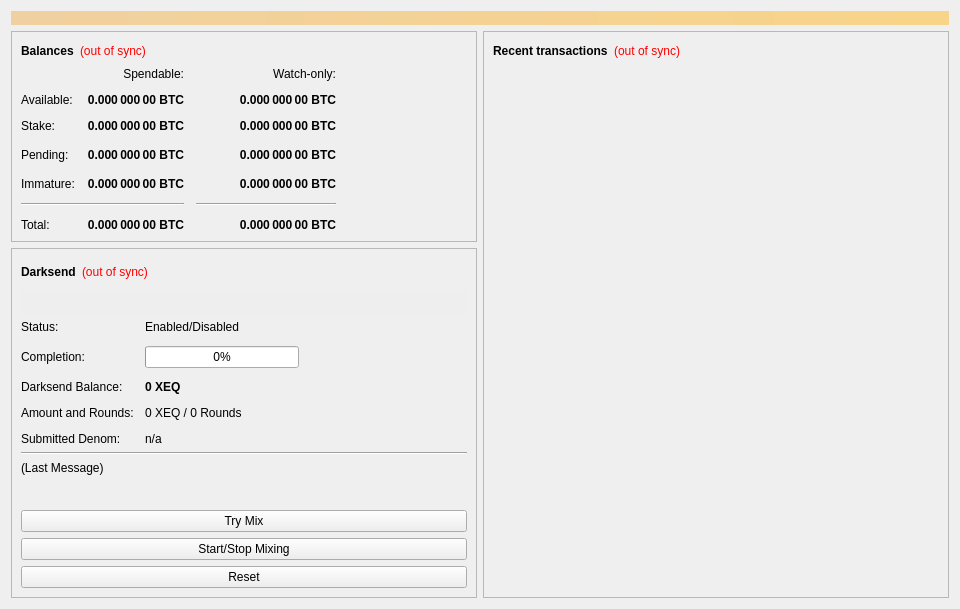
<?xml version="1.0" encoding="UTF-8"?>
<ui version="4.0">
 <class>OverviewPage</class>
 <widget class="QWidget" name="OverviewPage">
  <property name="geometry">
   <rect>
    <x>0</x>
    <y>0</y>
    <width>960</width>
    <height>594</height>
   </rect>
  </property>
  <property name="minimumSize">
   <size>
    <width>960</width>
    <height>0</height>
   </size>
  </property>
  <property name="windowTitle">
   <string>Form</string>
  </property>
  <layout class="QVBoxLayout" name="topLayout">
   <item>
    <widget class="QLabel" name="labelAlerts">
     <property name="visible">
      <bool>false</bool>
     </property>
     <property name="styleSheet">
      <string notr="true">background-color: qlineargradient(x1: 0, y1: 0, x2: 1, y2: 0, stop:0 #F0D0A0, stop:1 #F8D488); color:#000000;</string>
     </property>
     <property name="wordWrap">
      <bool>true</bool>
     </property>
     <property name="margin">
      <number>3</number>
     </property>
    </widget>
   </item>
   <item>
    <layout class="QHBoxLayout" name="horizontalLayout" stretch="1,1">
     <item>
      <layout class="QVBoxLayout" name="verticalLayout_2">
       <item>
        <widget class="QFrame" name="frame">
         <property name="frameShape">
          <enum>QFrame::StyledPanel</enum>
         </property>
         <property name="frameShadow">
          <enum>QFrame::Raised</enum>
         </property>
         <layout class="QVBoxLayout" name="verticalLayout_4">
          <item>
           <layout class="QHBoxLayout" name="horizontalLayout_4">
            <item>
             <widget class="QLabel" name="label_5">
              <property name="font">
               <font>
                <weight>75</weight>
                <bold>true</bold>
               </font>
              </property>
              <property name="text">
               <string>Balances</string>
              </property>
             </widget>
            </item>
            <item>
             <widget class="QLabel" name="labelWalletStatus">
              <property name="cursor">
               <cursorShape>WhatsThisCursor</cursorShape>
              </property>
              <property name="toolTip">
               <string>The displayed information may be out of date. Your wallet automatically synchronizes with the XEQ network after a connection is established, but this process has not completed yet.</string>
              </property>
              <property name="styleSheet">
               <string notr="true">QLabel { color: red; }</string>
              </property>
              <property name="text">
               <string notr="true">(out of sync)</string>
              </property>
              <property name="alignment">
               <set>Qt::AlignLeading|Qt::AlignLeft|Qt::AlignVCenter</set>
              </property>
             </widget>
            </item>
            <item>
             <spacer name="horizontalSpacer_3">
              <property name="orientation">
               <enum>Qt::Horizontal</enum>
              </property>
              <property name="sizeHint" stdset="0">
               <size>
                <width>40</width>
                <height>20</height>
               </size>
              </property>
             </spacer>
            </item>
           </layout>
          </item>
          <item>
           <layout class="QGridLayout" name="gridLayout">
            <property name="spacing">
             <number>12</number>
            </property>
            <item row="3" column="2">
             <widget class="QLabel" name="labelWatchPending">
              <property name="font">
               <font>
                <weight>75</weight>
                <bold>true</bold>
               </font>
              </property>
              <property name="cursor">
               <cursorShape>IBeamCursor</cursorShape>
              </property>
              <property name="toolTip">
               <string>Unconfirmed transactions to watch-only addresses</string>
              </property>
              <property name="text">
               <string notr="true">0.000 000 00 BTC</string>
              </property>
              <property name="alignment">
               <set>Qt::AlignRight|Qt::AlignTrailing|Qt::AlignVCenter</set>
              </property>
              <property name="textInteractionFlags">
               <set>Qt::LinksAccessibleByMouse|Qt::TextSelectableByKeyboard|Qt::TextSelectableByMouse</set>
              </property>
             </widget>
            </item>
            <item row="3" column="1">
             <widget class="QLabel" name="labelUnconfirmed">
              <property name="font">
               <font>
                <weight>75</weight>
                <bold>true</bold>
               </font>
              </property>
              <property name="cursor">
               <cursorShape>IBeamCursor</cursorShape>
              </property>
              <property name="toolTip">
               <string>Total of transactions that have yet to be confirmed, and do not yet count toward the spendable balance</string>
              </property>
              <property name="text">
               <string notr="true">0.000 000 00 BTC</string>
              </property>
              <property name="alignment">
               <set>Qt::AlignRight|Qt::AlignTrailing|Qt::AlignVCenter</set>
              </property>
              <property name="textInteractionFlags">
               <set>Qt::LinksAccessibleByMouse|Qt::TextSelectableByKeyboard|Qt::TextSelectableByMouse</set>
              </property>
             </widget>
            </item>
            <item row="4" column="2">
             <widget class="QLabel" name="labelWatchImmature">
              <property name="font">
               <font>
                <weight>75</weight>
                <bold>true</bold>
               </font>
              </property>
              <property name="cursor">
               <cursorShape>IBeamCursor</cursorShape>
              </property>
              <property name="toolTip">
               <string>Mined balance in watch-only addresses that has not yet matured</string>
              </property>
              <property name="text">
               <string notr="true">0.000 000 00 BTC</string>
              </property>
              <property name="alignment">
               <set>Qt::AlignRight|Qt::AlignTrailing|Qt::AlignVCenter</set>
              </property>
              <property name="textInteractionFlags">
               <set>Qt::LinksAccessibleByMouse|Qt::TextSelectableByKeyboard|Qt::TextSelectableByMouse</set>
              </property>
             </widget>
            </item>
            <item row="5" column="0" colspan="2">
             <widget class="Line" name="lineSpendableBalance">
              <property name="orientation">
               <enum>Qt::Horizontal</enum>
              </property>
             </widget>
            </item>
            <item row="5" column="2">
             <widget class="Line" name="lineWatchBalance">
              <property name="sizePolicy">
               <sizepolicy hsizetype="Preferred" vsizetype="Fixed">
                <horstretch>0</horstretch>
                <verstretch>0</verstretch>
               </sizepolicy>
              </property>
              <property name="minimumSize">
               <size>
                <width>140</width>
                <height>0</height>
               </size>
              </property>
              <property name="orientation">
               <enum>Qt::Horizontal</enum>
              </property>
             </widget>
            </item>
            <item row="6" column="0">
             <widget class="QLabel" name="labelTotalText">
              <property name="text">
               <string>Total:</string>
              </property>
             </widget>
            </item>
            <item row="4" column="1">
             <widget class="QLabel" name="labelImmature">
              <property name="font">
               <font>
                <weight>75</weight>
                <bold>true</bold>
               </font>
              </property>
              <property name="cursor">
               <cursorShape>IBeamCursor</cursorShape>
              </property>
              <property name="toolTip">
               <string>Mined balance that has not yet matured</string>
              </property>
              <property name="text">
               <string notr="true">0.000 000 00 BTC</string>
              </property>
              <property name="alignment">
               <set>Qt::AlignRight|Qt::AlignTrailing|Qt::AlignVCenter</set>
              </property>
              <property name="textInteractionFlags">
               <set>Qt::LinksAccessibleByMouse|Qt::TextSelectableByKeyboard|Qt::TextSelectableByMouse</set>
              </property>
             </widget>
            </item>
            <item row="3" column="3">
             <spacer name="horizontalSpacer_2">
              <property name="orientation">
               <enum>Qt::Horizontal</enum>
              </property>
              <property name="sizeHint" stdset="0">
               <size>
                <width>40</width>
                <height>20</height>
               </size>
              </property>
             </spacer>
            </item>
            <item row="4" column="0">
             <widget class="QLabel" name="labelImmatureText">
              <property name="text">
               <string>Immature:</string>
              </property>
             </widget>
            </item>
            <item row="6" column="1">
             <widget class="QLabel" name="labelTotal">
              <property name="font">
               <font>
                <weight>75</weight>
                <bold>true</bold>
               </font>
              </property>
              <property name="cursor">
               <cursorShape>IBeamCursor</cursorShape>
              </property>
              <property name="toolTip">
               <string>Your current total balance</string>
              </property>
              <property name="text">
               <string notr="true">0.000 000 00 BTC</string>
              </property>
              <property name="alignment">
               <set>Qt::AlignRight|Qt::AlignTrailing|Qt::AlignVCenter</set>
              </property>
              <property name="textInteractionFlags">
               <set>Qt::LinksAccessibleByMouse|Qt::TextSelectableByKeyboard|Qt::TextSelectableByMouse</set>
              </property>
             </widget>
            </item>
            <item row="6" column="2">
             <widget class="QLabel" name="labelWatchTotal">
              <property name="font">
               <font>
                <weight>75</weight>
                <bold>true</bold>
               </font>
              </property>
              <property name="cursor">
               <cursorShape>IBeamCursor</cursorShape>
              </property>
              <property name="toolTip">
               <string>Current total balance in watch-only addresses</string>
              </property>
              <property name="text">
               <string notr="true">0.000 000 00 BTC</string>
              </property>
              <property name="alignment">
               <set>Qt::AlignRight|Qt::AlignTrailing|Qt::AlignVCenter</set>
              </property>
              <property name="textInteractionFlags">
               <set>Qt::LinksAccessibleByMouse|Qt::TextSelectableByKeyboard|Qt::TextSelectableByMouse</set>
              </property>
             </widget>
            </item>
            <item row="0" column="2">
             <widget class="QLabel" name="labelWatchonly">
              <property name="text">
               <string>Watch-only:</string>
              </property>
              <property name="alignment">
               <set>Qt::AlignRight|Qt::AlignTrailing|Qt::AlignVCenter</set>
              </property>
             </widget>
            </item>
            <item row="1" column="0">
             <widget class="QLabel" name="labelBalanceText">
              <property name="text">
               <string>Available:</string>
              </property>
             </widget>
            </item>
            <item row="1" column="1">
             <widget class="QLabel" name="labelBalance">
              <property name="font">
               <font>
                <weight>75</weight>
                <bold>true</bold>
               </font>
              </property>
              <property name="cursor">
               <cursorShape>IBeamCursor</cursorShape>
              </property>
              <property name="toolTip">
               <string>Your current spendable balance</string>
              </property>
              <property name="text">
               <string notr="true">0.000 000 00 BTC</string>
              </property>
              <property name="alignment">
               <set>Qt::AlignRight|Qt::AlignTrailing|Qt::AlignVCenter</set>
              </property>
              <property name="textInteractionFlags">
               <set>Qt::LinksAccessibleByMouse|Qt::TextSelectableByKeyboard|Qt::TextSelectableByMouse</set>
              </property>
             </widget>
            </item>
            <item row="2" column="0">
             <widget class="QLabel" name="label_10">
              <property name="text">
               <string>Stake:</string>
              </property>
             </widget>
            </item>
            <item row="2" column="1">
             <widget class="QLabel" name="labelStake">
              <property name="font">
               <font>
                <weight>75</weight>
                <bold>true</bold>
               </font>
              </property>
              <property name="cursor">
               <cursorShape>IBeamCursor</cursorShape>
              </property>
              <property name="toolTip">
               <string>Total of coins that was staked, and do not yet count toward the current balance</string>
              </property>
              <property name="text">
               <string notr="true">0.000 000 00 BTC</string>
              </property>
              <property name="alignment">
               <set>Qt::AlignRight|Qt::AlignTrailing|Qt::AlignVCenter</set>
              </property>
              <property name="textInteractionFlags">
               <set>Qt::LinksAccessibleByMouse|Qt::TextSelectableByKeyboard|Qt::TextSelectableByMouse</set>
              </property>
             </widget>
            </item>
            <item row="2" column="2">
             <widget class="QLabel" name="labelWatchStake">
              <property name="font">
               <font>
                <weight>75</weight>
                <bold>true</bold>
               </font>
              </property>
              <property name="cursor">
               <cursorShape>IBeamCursor</cursorShape>
              </property>
              <property name="toolTip">
               <string>Total of coins that was staked in watch-only addresses, and do not yet count toward the current watch-only balance</string>
              </property>
              <property name="text">
               <string notr="true">0.000 000 00 BTC</string>
              </property>
              <property name="alignment">
               <set>Qt::AlignRight|Qt::AlignTrailing|Qt::AlignVCenter</set>
              </property>
              <property name="textInteractionFlags">
               <set>Qt::LinksAccessibleByMouse|Qt::TextSelectableByKeyboard|Qt::TextSelectableByMouse</set>
              </property>
             </widget>
            </item>
            <item row="1" column="2">
             <widget class="QLabel" name="labelWatchAvailable">
              <property name="font">
               <font>
                <weight>75</weight>
                <bold>true</bold>
               </font>
              </property>
              <property name="cursor">
               <cursorShape>IBeamCursor</cursorShape>
              </property>
              <property name="toolTip">
               <string>Your current balance in watch-only addresses</string>
              </property>
              <property name="text">
               <string notr="true">0.000 000 00 BTC</string>
              </property>
              <property name="alignment">
               <set>Qt::AlignRight|Qt::AlignTrailing|Qt::AlignVCenter</set>
              </property>
              <property name="textInteractionFlags">
               <set>Qt::LinksAccessibleByMouse|Qt::TextSelectableByKeyboard|Qt::TextSelectableByMouse</set>
              </property>
             </widget>
            </item>
            <item row="3" column="0">
             <widget class="QLabel" name="labelPendingText">
              <property name="text">
               <string>Pending:</string>
              </property>
             </widget>
            </item>
            <item row="0" column="1">
             <widget class="QLabel" name="labelSpendable">
              <property name="text">
               <string>Spendable:</string>
              </property>
              <property name="alignment">
               <set>Qt::AlignRight|Qt::AlignTrailing|Qt::AlignVCenter</set>
              </property>
             </widget>
            </item>
           </layout>
          </item>
         </layout>
        </widget>
       </item>
       <item>
        <widget class="QFrame" name="frameDarksend">
         <property name="sizePolicy">
          <sizepolicy hsizetype="Expanding" vsizetype="Expanding">
           <horstretch>0</horstretch>
           <verstretch>0</verstretch>
          </sizepolicy>
         </property>
         <property name="minimumSize">
          <size>
           <width>0</width>
           <height>350</height>
          </size>
         </property>
         <property name="layoutDirection">
          <enum>Qt::LeftToRight</enum>
         </property>
         <property name="frameShape">
          <enum>QFrame::StyledPanel</enum>
         </property>
         <property name="frameShadow">
          <enum>QFrame::Raised</enum>
         </property>
         <layout class="QVBoxLayout" name="verticalLayout_5">
          <item>
           <layout class="QHBoxLayout" name="horizontalLayout_5">
            <item>
             <widget class="QLabel" name="label_2">
              <property name="font">
               <font>
                <weight>75</weight>
                <bold>true</bold>
               </font>
              </property>
              <property name="text">
               <string>Darksend</string>
              </property>
             </widget>
            </item>
            <item>
             <widget class="QLabel" name="labelDarksendSyncStatus">
              <property name="toolTip">
               <string>The displayed information may be out of date. Your wallet automatically synchronizes with the XEQ network after a connection is established, but this process has not completed yet.</string>
              </property>
              <property name="styleSheet">
               <string notr="true">QLabel { color: red; }</string>
              </property>
              <property name="text">
               <string notr="true">(out of sync)</string>
              </property>
              <property name="alignment">
               <set>Qt::AlignLeading|Qt::AlignLeft|Qt::AlignVCenter</set>
              </property>
             </widget>
            </item>
            <item>
             <spacer name="horizontalSpacer_4">
              <property name="orientation">
               <enum>Qt::Horizontal</enum>
              </property>
              <property name="sizeHint" stdset="0">
               <size>
                <width>40</width>
                <height>20</height>
               </size>
              </property>
             </spacer>
            </item>
           </layout>
          </item>
          <item>
           <widget class="QPushButton" name="runAutoDenom">
            <property name="palette">
             <palette>
              <active>
               <colorrole role="WindowText">
                <brush brushstyle="SolidPattern">
                 <color alpha="255">
                  <red>0</red>
                  <green>0</green>
                  <blue>0</blue>
                 </color>
                </brush>
               </colorrole>
               <colorrole role="Button">
                <brush brushstyle="SolidPattern">
                 <color alpha="255">
                  <red>239</red>
                  <green>238</green>
                  <blue>238</blue>
                 </color>
                </brush>
               </colorrole>
               <colorrole role="Light">
                <brush brushstyle="SolidPattern">
                 <color alpha="255">
                  <red>255</red>
                  <green>255</green>
                  <blue>255</blue>
                 </color>
                </brush>
               </colorrole>
               <colorrole role="Midlight">
                <brush brushstyle="SolidPattern">
                 <color alpha="255">
                  <red>247</red>
                  <green>246</green>
                  <blue>246</blue>
                 </color>
                </brush>
               </colorrole>
               <colorrole role="Dark">
                <brush brushstyle="SolidPattern">
                 <color alpha="255">
                  <red>119</red>
                  <green>119</green>
                  <blue>119</blue>
                 </color>
                </brush>
               </colorrole>
               <colorrole role="Mid">
                <brush brushstyle="SolidPattern">
                 <color alpha="255">
                  <red>159</red>
                  <green>159</green>
                  <blue>159</blue>
                 </color>
                </brush>
               </colorrole>
               <colorrole role="Text">
                <brush brushstyle="SolidPattern">
                 <color alpha="255">
                  <red>0</red>
                  <green>0</green>
                  <blue>0</blue>
                 </color>
                </brush>
               </colorrole>
               <colorrole role="BrightText">
                <brush brushstyle="SolidPattern">
                 <color alpha="255">
                  <red>255</red>
                  <green>255</green>
                  <blue>255</blue>
                 </color>
                </brush>
               </colorrole>
               <colorrole role="ButtonText">
                <brush brushstyle="SolidPattern">
                 <color alpha="255">
                  <red>0</red>
                  <green>0</green>
                  <blue>0</blue>
                 </color>
                </brush>
               </colorrole>
               <colorrole role="Base">
                <brush brushstyle="SolidPattern">
                 <color alpha="255">
                  <red>255</red>
                  <green>255</green>
                  <blue>255</blue>
                 </color>
                </brush>
               </colorrole>
               <colorrole role="Window">
                <brush brushstyle="SolidPattern">
                 <color alpha="255">
                  <red>239</red>
                  <green>238</green>
                  <blue>238</blue>
                 </color>
                </brush>
               </colorrole>
               <colorrole role="Shadow">
                <brush brushstyle="SolidPattern">
                 <color alpha="255">
                  <red>0</red>
                  <green>0</green>
                  <blue>0</blue>
                 </color>
                </brush>
               </colorrole>
               <colorrole role="AlternateBase">
                <brush brushstyle="SolidPattern">
                 <color alpha="255">
                  <red>247</red>
                  <green>246</green>
                  <blue>246</blue>
                 </color>
                </brush>
               </colorrole>
               <colorrole role="ToolTipBase">
                <brush brushstyle="SolidPattern">
                 <color alpha="255">
                  <red>255</red>
                  <green>255</green>
                  <blue>220</blue>
                 </color>
                </brush>
               </colorrole>
               <colorrole role="ToolTipText">
                <brush brushstyle="SolidPattern">
                 <color alpha="255">
                  <red>0</red>
                  <green>0</green>
                  <blue>0</blue>
                 </color>
                </brush>
               </colorrole>
              </active>
              <inactive>
               <colorrole role="WindowText">
                <brush brushstyle="SolidPattern">
                 <color alpha="255">
                  <red>0</red>
                  <green>0</green>
                  <blue>0</blue>
                 </color>
                </brush>
               </colorrole>
               <colorrole role="Button">
                <brush brushstyle="SolidPattern">
                 <color alpha="255">
                  <red>239</red>
                  <green>238</green>
                  <blue>238</blue>
                 </color>
                </brush>
               </colorrole>
               <colorrole role="Light">
                <brush brushstyle="SolidPattern">
                 <color alpha="255">
                  <red>255</red>
                  <green>255</green>
                  <blue>255</blue>
                 </color>
                </brush>
               </colorrole>
               <colorrole role="Midlight">
                <brush brushstyle="SolidPattern">
                 <color alpha="255">
                  <red>247</red>
                  <green>246</green>
                  <blue>246</blue>
                 </color>
                </brush>
               </colorrole>
               <colorrole role="Dark">
                <brush brushstyle="SolidPattern">
                 <color alpha="255">
                  <red>119</red>
                  <green>119</green>
                  <blue>119</blue>
                 </color>
                </brush>
               </colorrole>
               <colorrole role="Mid">
                <brush brushstyle="SolidPattern">
                 <color alpha="255">
                  <red>159</red>
                  <green>159</green>
                  <blue>159</blue>
                 </color>
                </brush>
               </colorrole>
               <colorrole role="Text">
                <brush brushstyle="SolidPattern">
                 <color alpha="255">
                  <red>0</red>
                  <green>0</green>
                  <blue>0</blue>
                 </color>
                </brush>
               </colorrole>
               <colorrole role="BrightText">
                <brush brushstyle="SolidPattern">
                 <color alpha="255">
                  <red>255</red>
                  <green>255</green>
                  <blue>255</blue>
                 </color>
                </brush>
               </colorrole>
               <colorrole role="ButtonText">
                <brush brushstyle="SolidPattern">
                 <color alpha="255">
                  <red>0</red>
                  <green>0</green>
                  <blue>0</blue>
                 </color>
                </brush>
               </colorrole>
               <colorrole role="Base">
                <brush brushstyle="SolidPattern">
                 <color alpha="255">
                  <red>255</red>
                  <green>255</green>
                  <blue>255</blue>
                 </color>
                </brush>
               </colorrole>
               <colorrole role="Window">
                <brush brushstyle="SolidPattern">
                 <color alpha="255">
                  <red>239</red>
                  <green>238</green>
                  <blue>238</blue>
                 </color>
                </brush>
               </colorrole>
               <colorrole role="Shadow">
                <brush brushstyle="SolidPattern">
                 <color alpha="255">
                  <red>0</red>
                  <green>0</green>
                  <blue>0</blue>
                 </color>
                </brush>
               </colorrole>
               <colorrole role="AlternateBase">
                <brush brushstyle="SolidPattern">
                 <color alpha="255">
                  <red>247</red>
                  <green>246</green>
                  <blue>246</blue>
                 </color>
                </brush>
               </colorrole>
               <colorrole role="ToolTipBase">
                <brush brushstyle="SolidPattern">
                 <color alpha="255">
                  <red>255</red>
                  <green>255</green>
                  <blue>220</blue>
                 </color>
                </brush>
               </colorrole>
               <colorrole role="ToolTipText">
                <brush brushstyle="SolidPattern">
                 <color alpha="255">
                  <red>0</red>
                  <green>0</green>
                  <blue>0</blue>
                 </color>
                </brush>
               </colorrole>
              </inactive>
              <disabled>
               <colorrole role="WindowText">
                <brush brushstyle="SolidPattern">
                 <color alpha="255">
                  <red>119</red>
                  <green>119</green>
                  <blue>119</blue>
                 </color>
                </brush>
               </colorrole>
               <colorrole role="Button">
                <brush brushstyle="SolidPattern">
                 <color alpha="255">
                  <red>239</red>
                  <green>238</green>
                  <blue>238</blue>
                 </color>
                </brush>
               </colorrole>
               <colorrole role="Light">
                <brush brushstyle="SolidPattern">
                 <color alpha="255">
                  <red>255</red>
                  <green>255</green>
                  <blue>255</blue>
                 </color>
                </brush>
               </colorrole>
               <colorrole role="Midlight">
                <brush brushstyle="SolidPattern">
                 <color alpha="255">
                  <red>247</red>
                  <green>246</green>
                  <blue>246</blue>
                 </color>
                </brush>
               </colorrole>
               <colorrole role="Dark">
                <brush brushstyle="SolidPattern">
                 <color alpha="255">
                  <red>119</red>
                  <green>119</green>
                  <blue>119</blue>
                 </color>
                </brush>
               </colorrole>
               <colorrole role="Mid">
                <brush brushstyle="SolidPattern">
                 <color alpha="255">
                  <red>159</red>
                  <green>159</green>
                  <blue>159</blue>
                 </color>
                </brush>
               </colorrole>
               <colorrole role="Text">
                <brush brushstyle="SolidPattern">
                 <color alpha="255">
                  <red>119</red>
                  <green>119</green>
                  <blue>119</blue>
                 </color>
                </brush>
               </colorrole>
               <colorrole role="BrightText">
                <brush brushstyle="SolidPattern">
                 <color alpha="255">
                  <red>255</red>
                  <green>255</green>
                  <blue>255</blue>
                 </color>
                </brush>
               </colorrole>
               <colorrole role="ButtonText">
                <brush brushstyle="SolidPattern">
                 <color alpha="255">
                  <red>119</red>
                  <green>119</green>
                  <blue>119</blue>
                 </color>
                </brush>
               </colorrole>
               <colorrole role="Base">
                <brush brushstyle="SolidPattern">
                 <color alpha="255">
                  <red>239</red>
                  <green>238</green>
                  <blue>238</blue>
                 </color>
                </brush>
               </colorrole>
               <colorrole role="Window">
                <brush brushstyle="SolidPattern">
                 <color alpha="255">
                  <red>239</red>
                  <green>238</green>
                  <blue>238</blue>
                 </color>
                </brush>
               </colorrole>
               <colorrole role="Shadow">
                <brush brushstyle="SolidPattern">
                 <color alpha="255">
                  <red>0</red>
                  <green>0</green>
                  <blue>0</blue>
                 </color>
                </brush>
               </colorrole>
               <colorrole role="AlternateBase">
                <brush brushstyle="SolidPattern">
                 <color alpha="255">
                  <red>239</red>
                  <green>238</green>
                  <blue>238</blue>
                 </color>
                </brush>
               </colorrole>
               <colorrole role="ToolTipBase">
                <brush brushstyle="SolidPattern">
                 <color alpha="255">
                  <red>255</red>
                  <green>255</green>
                  <blue>220</blue>
                 </color>
                </brush>
               </colorrole>
               <colorrole role="ToolTipText">
                <brush brushstyle="SolidPattern">
                 <color alpha="255">
                  <red>0</red>
                  <green>0</green>
                  <blue>0</blue>
                 </color>
                </brush>
               </colorrole>
              </disabled>
             </palette>
            </property>
            <property name="focusPolicy">
             <enum>Qt::NoFocus</enum>
            </property>
            <property name="autoFillBackground">
             <bool>true</bool>
            </property>
            <property name="text">
             <string/>
            </property>
            <property name="flat">
             <bool>true</bool>
            </property>
           </widget>
          </item>
          <item>
           <layout class="QFormLayout" name="formLayout">
            <property name="fieldGrowthPolicy">
             <enum>QFormLayout::AllNonFixedFieldsGrow</enum>
            </property>
            <property name="horizontalSpacing">
             <number>11</number>
            </property>
            <property name="verticalSpacing">
             <number>12</number>
            </property>
            <item row="0" column="0">
             <widget class="QLabel" name="label_6">
              <property name="text">
               <string>Status:</string>
              </property>
             </widget>
            </item>
            <item row="1" column="0">
             <widget class="QLabel" name="label_7">
              <property name="text">
               <string>Completion:</string>
              </property>
             </widget>
            </item>
            <item row="1" column="1">
             <widget class="QProgressBar" name="darksendProgress">
              <property name="maximumSize">
               <size>
                <width>154</width>
                <height>16777215</height>
               </size>
              </property>
              <property name="value">
               <number>0</number>
              </property>
             </widget>
            </item>
            <item row="3" column="0">
             <widget class="QLabel" name="labelAnonymizedText">
              <property name="text">
               <string>Darksend Balance:</string>
              </property>
             </widget>
            </item>
            <item row="3" column="1">
             <widget class="QLabel" name="labelAnonymized">
              <property name="font">
               <font>
                <weight>75</weight>
                <bold>true</bold>
               </font>
              </property>
              <property name="text">
               <string notr="true">0 XEQ</string>
              </property>
             </widget>
            </item>
            <item row="4" column="0">
             <widget class="QLabel" name="label_8">
              <property name="text">
               <string>Amount and Rounds:</string>
              </property>
             </widget>
            </item>
            <item row="4" column="1">
             <widget class="QLabel" name="labelAmountRounds">
              <property name="text">
               <string>0 XEQ / 0 Rounds</string>
              </property>
             </widget>
            </item>
            <item row="5" column="0">
             <widget class="QLabel" name="label_9">
              <property name="text">
               <string>Submitted Denom:</string>
              </property>
             </widget>
            </item>
            <item row="5" column="1">
             <widget class="QLabel" name="labelSubmittedDenom">
              <property name="toolTip">
               <string>The denominations you submitted to the Masternode.&lt;br&gt;To mix, other users must submit the exact same denominations.</string>
              </property>
              <property name="text">
               <string>n/a</string>
              </property>
             </widget>
            </item>
            <item row="0" column="1">
             <widget class="QLabel" name="darksendEnabled">
              <property name="text">
               <string>Enabled/Disabled</string>
              </property>
             </widget>
            </item>
           </layout>
          </item>
          <item>
           <widget class="Line" name="lineLastMessage">
            <property name="orientation">
             <enum>Qt::Horizontal</enum>
            </property>
           </widget>
          </item>
          <item>
           <widget class="QLabel" name="darksendStatus">
            <property name="minimumSize">
             <size>
              <width>288</width>
              <height>43</height>
             </size>
            </property>
            <property name="text">
             <string>(Last Message)</string>
            </property>
            <property name="alignment">
             <set>Qt::AlignLeading|Qt::AlignLeft|Qt::AlignTop</set>
            </property>
            <property name="wordWrap">
             <bool>true</bool>
            </property>
           </widget>
          </item>
          <item>
           <widget class="QPushButton" name="darksendAuto">
            <property name="sizePolicy">
             <sizepolicy hsizetype="MinimumExpanding" vsizetype="Fixed">
              <horstretch>0</horstretch>
              <verstretch>0</verstretch>
             </sizepolicy>
            </property>
            <property name="toolTip">
             <string>Try to manually submit a Darksend request.</string>
            </property>
            <property name="text">
             <string>Try Mix</string>
            </property>
           </widget>
          </item>
          <item>
           <widget class="QPushButton" name="toggleDarksend">
            <property name="sizePolicy">
             <sizepolicy hsizetype="MinimumExpanding" vsizetype="Fixed">
              <horstretch>0</horstretch>
              <verstretch>0</verstretch>
             </sizepolicy>
            </property>
            <property name="text">
             <string>Start/Stop Mixing</string>
            </property>
           </widget>
          </item>
          <item>
           <widget class="QPushButton" name="darksendReset">
            <property name="sizePolicy">
             <sizepolicy hsizetype="MinimumExpanding" vsizetype="Fixed">
              <horstretch>0</horstretch>
              <verstretch>0</verstretch>
             </sizepolicy>
            </property>
            <property name="toolTip">
             <string>Reset the current status of Darksend (can interrupt Darksend if it's in the process of Mixing, which can cost you money!)</string>
            </property>
            <property name="autoFillBackground">
             <bool>false</bool>
            </property>
            <property name="text">
             <string>Reset</string>
            </property>
           </widget>
          </item>
         </layout>
        </widget>
       </item>
       <item>
        <spacer name="verticalSpacer">
         <property name="orientation">
          <enum>Qt::Vertical</enum>
         </property>
         <property name="sizeHint" stdset="0">
          <size>
           <width>20</width>
           <height>40</height>
          </size>
         </property>
        </spacer>
       </item>
      </layout>
     </item>
     <item>
      <layout class="QVBoxLayout" name="verticalLayout_3">
       <item>
        <widget class="QFrame" name="frame_2">
         <property name="frameShape">
          <enum>QFrame::StyledPanel</enum>
         </property>
         <property name="frameShadow">
          <enum>QFrame::Raised</enum>
         </property>
         <layout class="QVBoxLayout" name="verticalLayout">
          <item>
           <layout class="QHBoxLayout" name="horizontalLayout_2">
            <item>
             <widget class="QLabel" name="label_4">
              <property name="font">
               <font>
                <weight>75</weight>
                <bold>true</bold>
               </font>
              </property>
              <property name="text">
               <string>Recent transactions</string>
              </property>
             </widget>
            </item>
            <item>
             <widget class="QLabel" name="labelTransactionsStatus">
              <property name="cursor">
               <cursorShape>WhatsThisCursor</cursorShape>
              </property>
              <property name="toolTip">
               <string>The displayed information may be out of date. Your wallet automatically synchronizes with the XEQ network after a connection is established, but this process has not completed yet.</string>
              </property>
              <property name="styleSheet">
               <string notr="true">QLabel { color: red; }</string>
              </property>
              <property name="text">
               <string notr="true">(out of sync)</string>
              </property>
              <property name="alignment">
               <set>Qt::AlignRight|Qt::AlignTrailing|Qt::AlignVCenter</set>
              </property>
             </widget>
            </item>
            <item>
             <spacer name="horizontalSpacer">
              <property name="orientation">
               <enum>Qt::Horizontal</enum>
              </property>
              <property name="sizeHint" stdset="0">
               <size>
                <width>40</width>
                <height>20</height>
               </size>
              </property>
             </spacer>
            </item>
           </layout>
          </item>
          <item>
           <widget class="QListView" name="listTransactions">
            <property name="styleSheet">
             <string notr="true">QListView { background: transparent; }</string>
            </property>
            <property name="frameShape">
             <enum>QFrame::NoFrame</enum>
            </property>
            <property name="verticalScrollBarPolicy">
             <enum>Qt::ScrollBarAlwaysOff</enum>
            </property>
            <property name="horizontalScrollBarPolicy">
             <enum>Qt::ScrollBarAlwaysOff</enum>
            </property>
            <property name="selectionMode">
             <enum>QAbstractItemView::NoSelection</enum>
            </property>
           </widget>
          </item>
         </layout>
        </widget>
       </item>
      </layout>
     </item>
    </layout>
   </item>
  </layout>
 </widget>
 <resources/>
 <connections/>
</ui>
